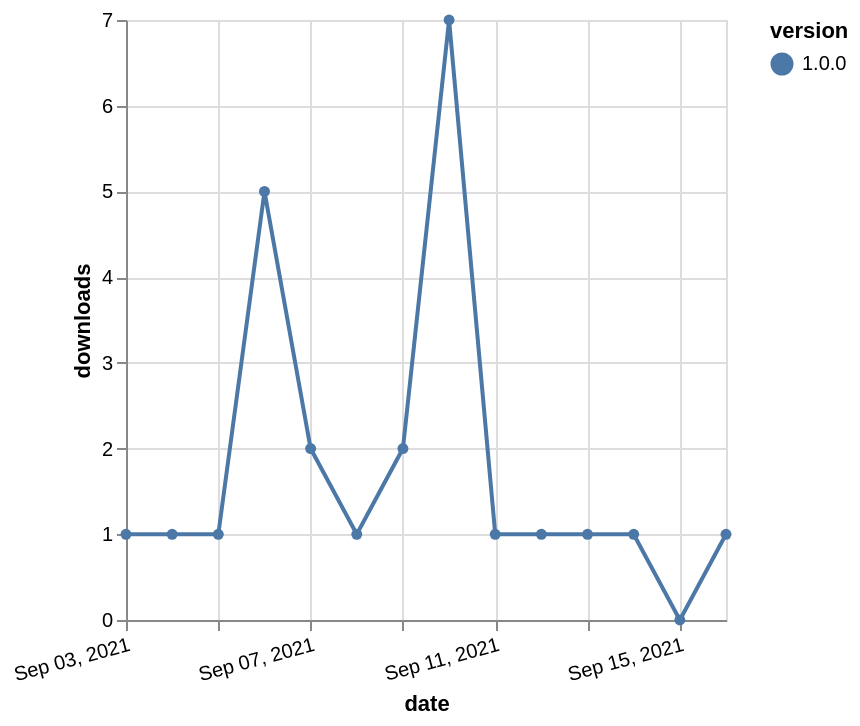

The specification (Vega-Lite) saved for this image:
### Vega-Lite specification from a JSON file in a GitHub repository (floating-point values rounded to 4 significant figures)
{"$schema": "https://vega.github.io/schema/vega-lite/v5.json", "description": "A simple bar chart with embedded data.", "data": {"values": [{"date": "2021-09-03", "total": 145, "delta": 1, "version": "1.0.0"}, {"date": "2021-09-04", "total": 146, "delta": 1, "version": "1.0.0"}, {"date": "2021-09-05", "total": 147, "delta": 1, "version": "1.0.0"}, {"date": "2021-09-06", "total": 152, "delta": 5, "version": "1.0.0"}, {"date": "2021-09-07", "total": 154, "delta": 2, "version": "1.0.0"}, {"date": "2021-09-08", "total": 155, "delta": 1, "version": "1.0.0"}, {"date": "2021-09-09", "total": 157, "delta": 2, "version": "1.0.0"}, {"date": "2021-09-10", "total": 164, "delta": 7, "version": "1.0.0"}, {"date": "2021-09-11", "total": 165, "delta": 1, "version": "1.0.0"}, {"date": "2021-09-12", "total": 166, "delta": 1, "version": "1.0.0"}, {"date": "2021-09-13", "total": 167, "delta": 1, "version": "1.0.0"}, {"date": "2021-09-14", "total": 168, "delta": 1, "version": "1.0.0"}, {"date": "2021-09-15", "total": 168, "delta": 0, "version": "1.0.0"}, {"date": "2021-09-16", "total": 169, "delta": 1, "version": "1.0.0"}]}, "width": "container", "mark": {"type": "line", "point": {"filled": true}}, "encoding": {"x": {"field": "date", "type": "temporal", "timeUnit": "yearmonthdate", "title": "date", "axis": {"labelAngle": -15}}, "y": {"field": "delta", "type": "quantitative", "title": "downloads"}, "color": {"field": "version", "type": "nominal"}, "tooltip": {"field": "delta"}}}
